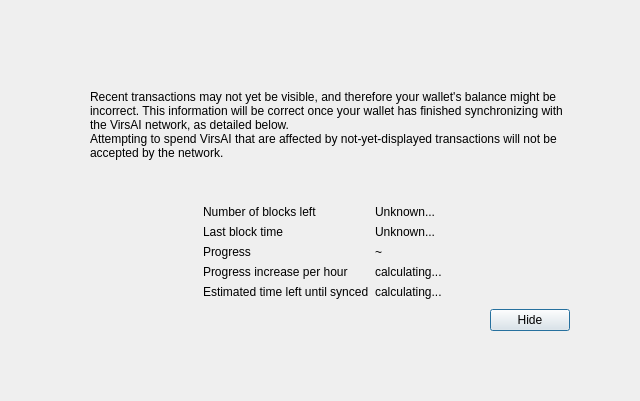
<?xml version="1.0" encoding="UTF-8"?>
<ui version="4.0">
 <class>ModalOverlay</class>
 <widget class="QWidget" name="ModalOverlay">
  <property name="geometry">
   <rect>
    <x>0</x>
    <y>0</y>
    <width>640</width>
    <height>401</height>
   </rect>
  </property>
  <property name="windowTitle">
   <string>Form</string>
  </property>
  <layout class="QVBoxLayout" name="verticalLayout" stretch="0">
   <property name="sizeConstraint">
    <enum>QLayout::SetDefaultConstraint</enum>
   </property>
   <property name="leftMargin">
    <number>0</number>
   </property>
   <property name="topMargin">
    <number>0</number>
   </property>
   <property name="rightMargin">
    <number>0</number>
   </property>
   <property name="bottomMargin">
    <number>0</number>
   </property>
   <item>
    <widget class="QWidget" name="bgWidget" native="true">
     <property name="styleSheet">
      <string notr="true"/>
     </property>
     <layout class="QVBoxLayout" name="verticalLayoutMain" stretch="0">
      <property name="leftMargin">
       <number>60</number>
      </property>
      <property name="topMargin">
       <number>60</number>
      </property>
      <property name="rightMargin">
       <number>60</number>
      </property>
      <property name="bottomMargin">
       <number>60</number>
      </property>
      <item>
       <widget class="QWidget" name="contentWidget" native="true">
        <property name="styleSheet">
         <string notr="true"/>
        </property>
        <layout class="QVBoxLayout" name="verticalLayoutSub" stretch="1,0,0,0,0">
         <property name="spacing">
          <number>0</number>
         </property>
         <property name="leftMargin">
          <number>10</number>
         </property>
         <property name="topMargin">
          <number>10</number>
         </property>
         <property name="rightMargin">
          <number>10</number>
         </property>
         <property name="bottomMargin">
          <number>10</number>
         </property>
         <item>
          <layout class="QHBoxLayout" name="horizontalLayoutIconText" stretch="0,1">
           <property name="topMargin">
            <number>20</number>
           </property>
           <item>
            <layout class="QVBoxLayout" name="verticalLayoutIcon">
             <property name="leftMargin">
              <number>0</number>
             </property>
             <item>
              <widget class="QLabel" name="warningIcon">
               <property name="text">
                <string/>
               </property>
              </widget>
             </item>
             <item>
              <spacer name="verticalSpacerWarningIcon">
               <property name="orientation">
                <enum>Qt::Vertical</enum>
               </property>
               <property name="sizeHint" stdset="0">
                <size>
                 <width>20</width>
                 <height>40</height>
                </size>
               </property>
              </spacer>
             </item>
            </layout>
           </item>
           <item>
            <layout class="QVBoxLayout" name="verticalLayoutInfoText">
             <property name="leftMargin">
              <number>0</number>
             </property>
             <property name="topMargin">
              <number>0</number>
             </property>
             <item>
              <widget class="QLabel" name="infoText">
               <property name="text">
                <string>Recent transactions may not yet be visible, and therefore your wallet's balance might be incorrect. This information will be correct once your wallet has finished synchronizing with the VirsAI network, as detailed below.</string>
               </property>
               <property name="textFormat">
                <enum>Qt::RichText</enum>
               </property>
               <property name="wordWrap">
                <bool>true</bool>
               </property>
              </widget>
             </item>
             <item>
              <widget class="QLabel" name="infoTextStrong">
               <property name="text">
                <string>Attempting to spend VirsAI that are affected by not-yet-displayed transactions will not be accepted by the network.</string>
               </property>
               <property name="textFormat">
                <enum>Qt::RichText</enum>
               </property>
               <property name="wordWrap">
                <bool>true</bool>
               </property>
              </widget>
             </item>
             <item>
              <spacer name="verticalSpacerInTextSpace">
               <property name="orientation">
                <enum>Qt::Vertical</enum>
               </property>
               <property name="sizeHint" stdset="0">
                <size>
                 <width>20</width>
                 <height>40</height>
                </size>
               </property>
              </spacer>
             </item>
            </layout>
           </item>
          </layout>
         </item>
         <item>
          <spacer name="verticalSpacerAfterText">
           <property name="orientation">
            <enum>Qt::Vertical</enum>
           </property>
           <property name="sizeHint" stdset="0">
            <size>
             <width>20</width>
             <height>40</height>
            </size>
           </property>
          </spacer>
         </item>
         <item>
          <layout class="QFormLayout" name="formLayout">
           <property name="fieldGrowthPolicy">
            <enum>QFormLayout::FieldsStayAtSizeHint</enum>
           </property>
           <property name="formAlignment">
            <set>Qt::AlignHCenter|Qt::AlignTop</set>
           </property>
           <property name="horizontalSpacing">
            <number>6</number>
           </property>
           <property name="verticalSpacing">
            <number>6</number>
           </property>
           <property name="topMargin">
            <number>10</number>
           </property>
           <item row="0" column="0">
            <widget class="QLabel" name="labelNumberOfBlocksLeft">
             <property name="text">
              <string>Number of blocks left</string>
             </property>
            </widget>
           </item>
           <item row="0" column="1">
            <widget class="QLabel" name="numberOfBlocksLeft">
             <property name="text">
              <string>Unknown...</string>
             </property>
            </widget>
           </item>
           <item row="1" column="0">
            <widget class="QLabel" name="labelLastBlockTime">
             <property name="text">
              <string>Last block time</string>
             </property>
            </widget>
           </item>
           <item row="1" column="1">
            <widget class="QLabel" name="newestBlockDate">
             <property name="sizePolicy">
              <sizepolicy hsizetype="Maximum" vsizetype="Preferred">
               <horstretch>0</horstretch>
               <verstretch>0</verstretch>
              </sizepolicy>
             </property>
             <property name="text">
              <string>Unknown...</string>
             </property>
            </widget>
           </item>
           <item row="2" column="0">
            <widget class="QLabel" name="labelSyncDone">
             <property name="text">
              <string>Progress</string>
             </property>
            </widget>
           </item>
           <item row="2" column="1">
            <layout class="QHBoxLayout" name="horizontalLayoutSync" stretch="0,1">
             <item>
              <widget class="QLabel" name="percentageProgress">
               <property name="text">
                <string notr="true">~</string>
               </property>
              </widget>
             </item>
            </layout>
           </item>
           <item row="4" column="0">
            <widget class="QLabel" name="labelProgressIncrease">
             <property name="text">
              <string>Progress increase per hour</string>
             </property>
            </widget>
           </item>
           <item row="4" column="1">
            <widget class="QLabel" name="progressIncreasePerH">
             <property name="text">
              <string>calculating...</string>
             </property>
            </widget>
           </item>
           <item row="5" column="0">
            <widget class="QLabel" name="labelEstimatedTimeLeft">
             <property name="text">
              <string>Estimated time left until synced</string>
             </property>
            </widget>
           </item>
           <item row="5" column="1">
            <widget class="QLabel" name="expectedTimeLeft">
             <property name="text">
              <string>calculating...</string>
             </property>
            </widget>
           </item>
          </layout>
         </item>
         <item>
          <layout class="QHBoxLayout" name="horizontalLayoutButtons">
           <property name="leftMargin">
            <number>10</number>
           </property>
           <property name="topMargin">
            <number>10</number>
           </property>
           <item>
            <spacer name="horizontalSpacer">
             <property name="orientation">
              <enum>Qt::Horizontal</enum>
             </property>
             <property name="sizeHint" stdset="0">
              <size>
               <width>40</width>
               <height>20</height>
              </size>
             </property>
            </spacer>
           </item>
           <item>
            <widget class="QPushButton" name="closeButton">
             <property name="text">
              <string>Hide</string>
             </property>
             <property name="shortcut">
              <string notr="true">Esc</string>
             </property>
             <property name="focusPolicy">
              <enum>Qt::StrongFocus</enum>
             </property>
             <property name="default">
              <bool>true</bool>
             </property>
            </widget>
           </item>
          </layout>
         </item>
         <item>
          <layout class="QVBoxLayout" name="verticalLayout_2">
           <item>
            <spacer name="verticalSpacer">
             <property name="orientation">
              <enum>Qt::Vertical</enum>
             </property>
             <property name="sizeHint" stdset="0">
              <size>
               <width>20</width>
               <height>40</height>
              </size>
             </property>
            </spacer>
           </item>
          </layout>
         </item>
        </layout>
       </widget>
      </item>
     </layout>
    </widget>
   </item>
  </layout>
 </widget>
 <resources/>
 <connections/>
</ui>
